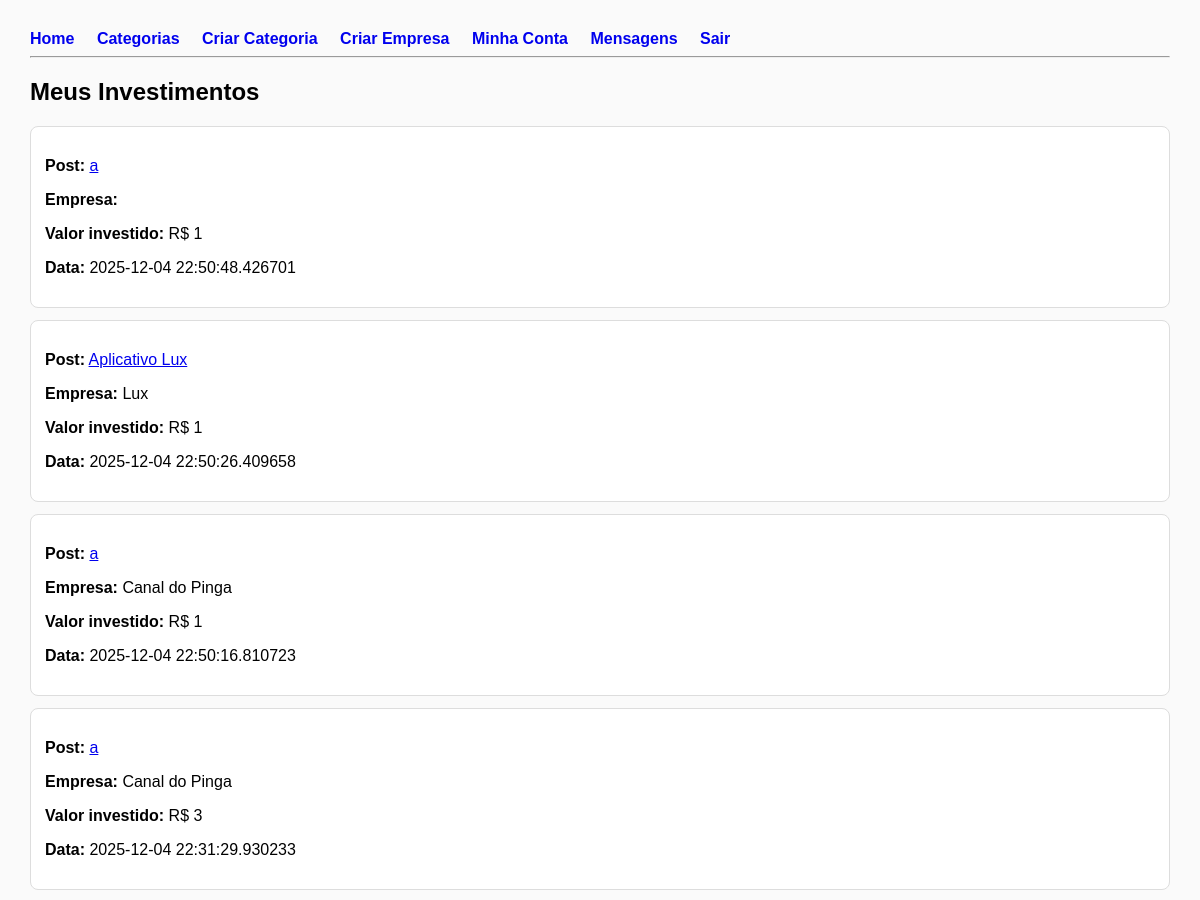
The page /my_investments (signed in, upper part) on the database as committed earlier.
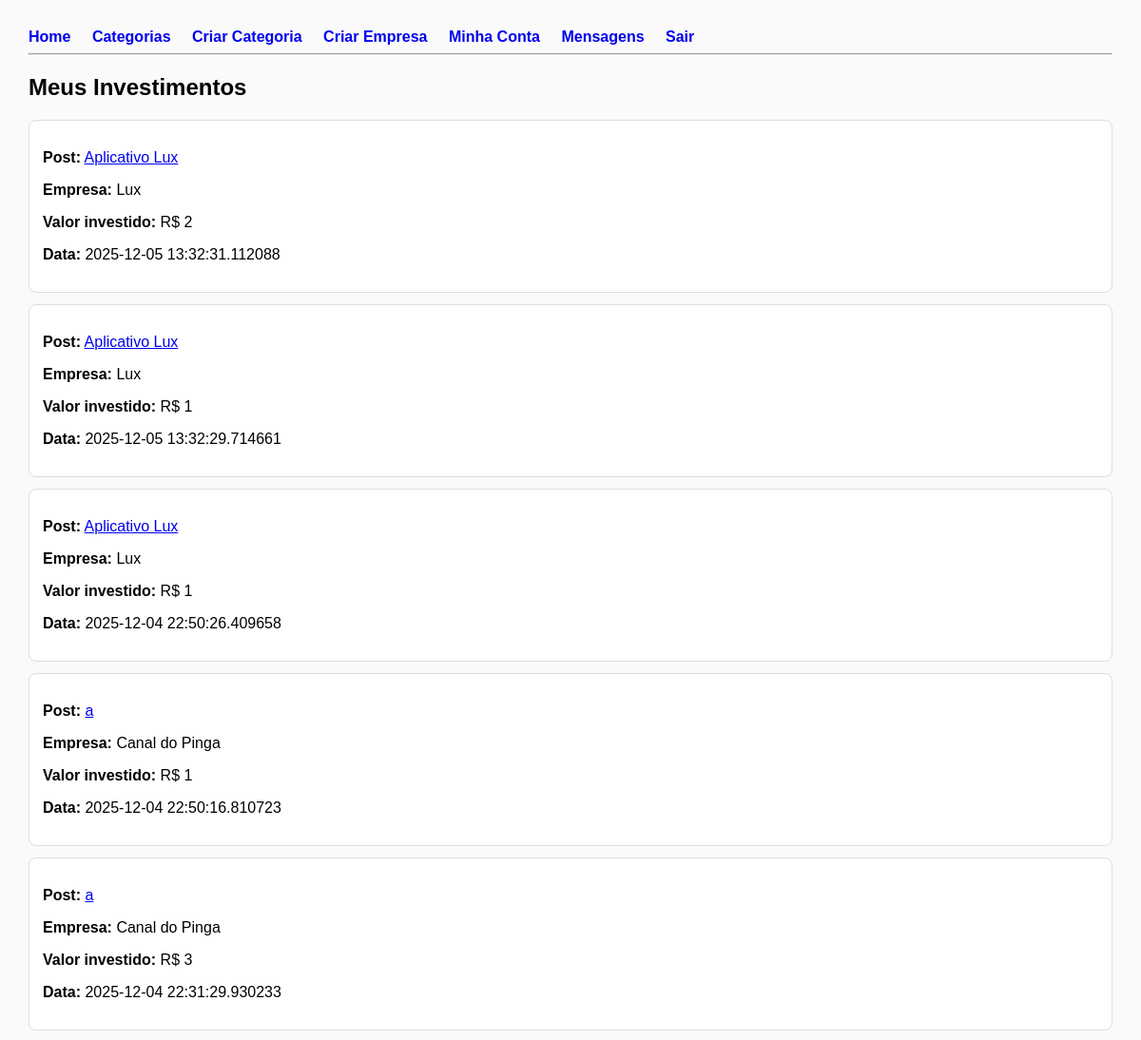
The same page on the database as committed later.
### app.py (models this page shows)
class InvestmentHistory(db.Model):
    id = db.Column(db.Integer, primary_key=True)
    company_id = db.Column(db.Integer, db.ForeignKey("company.id"), nullable=False)
    post_id = db.Column(db.Integer, db.ForeignKey("post.id"), nullable=False)
    amount = db.Column(db.Integer, nullable=False)
    created_at = db.Column(db.DateTime, default=datetime.utcnow)

class Post(db.Model):
    id = db.Column(db.Integer, primary_key=True)
    title = db.Column(db.String(200), nullable=False)
    content = db.Column(db.Text)
    created_at = db.Column(db.DateTime, default=datetime.utcnow)
    likes = db.Column(db.Integer, default=0)
    investment = db.Column(db.Integer, default=0)
    score = db.Column(db.Float, default=0)
    company_id = db.Column(db.Integer, db.ForeignKey("company.id"), nullable=False)
    category_id = db.Column(
        db.Integer,
        db.ForeignKey("category.id", ondelete="CASCADE"),
        nullable=False
    )
    comments = db.relationship(
        "Comment",
        backref="post",
        lazy=True,
        cascade="all, delete-orphan"
    )
    investment_history = db.relationship(
        "InvestmentHistory",
        backref="post",
        lazy=True,
        cascade="all, delete-orphan"
    )
    company = db.relationship("Company", backref="posts")

class Company(db.Model):
    id = db.Column(db.Integer, primary_key=True)
    name = db.Column(db.String(140), nullable=False, unique=True)
    bio = db.Column(db.Text)
    website = db.Column(db.String(250))
    password = db.Column(db.String(200), nullable=False)
    created_at = db.Column(db.DateTime, default=datetime.utcnow)
    category_id = db.Column(db.Integer, db.ForeignKey("category.id"), nullable=True)
    comments = db.relationship("Comment", backref="author", lazy=True)
    investments_made = db.relationship("InvestmentHistory", backref="investor", lazy=True, foreign_keys='InvestmentHistory.company_id')
    messages_sent = db.relationship("Message", backref="sender", lazy=True, foreign_keys='Message.sender_id')
    messages_received = db.relationship("Message", backref="receiver", lazy=True, foreign_keys='Message.receiver_id')

### app.py (the view)
@app.route("/my_investments")
def my_investments():
    if "company_id" not in session:
        return redirect("/login")
    company = Company.query.get(session["company_id"])
    investments = InvestmentHistory.query.filter_by(company_id=company.id).order_by(InvestmentHistory.created_at.desc()).all()
    return render_template("my_investments.html", investments=investments)

### templates/my_investments.html
{% extends "base.html" %}
{% block content %}
<h2>Meus Investimentos</h2>
{% if investments %}
  {% for inv in investments %}
    <div class="card">
      <p><strong>Post:</strong>
        <a href="{{ url_for('post_view', post_id=inv.post_id) }}">
          {{ inv.post.title }}
        </a>
      </p>
      <p><strong>Empresa:</strong> {{ inv.post.company.name }}</p>
      <p><strong>Valor investido:</strong> R$ {{ inv.amount }}</p>
      <p><strong>Data:</strong> {{ inv.created_at }}</p>
    </div>
  {% endfor %}
{% else %}
  <p>Você ainda não investiu em nada.</p>
{% endif %}
{% endblock %}

### templates/base.html (shortened to what this page needs)
<!DOCTYPE html>
<html lang="pt-br">
<head>
</head>
<body>
  <nav>
    <a href="/">Home</a>
    <a href="/categories">Categorias</a>
    <a href="{{ url_for('new_category') }}">Criar Categoria</a>
    <a href="/companies/create">Criar Empresa</a>
    {% if session.get("company_id") %}
      <a href="/my_account">Minha Conta</a>
      <a href="/messages">Mensagens</a>
      <a href="/logout">Sair</a>
    {% else %}
      <a href="/login">Entrar</a>
    {% endif %}
  </nav>
  <hr>
  {% block content %}{% endblock %}
</body>
</html>

### templates/base.html (style rules this page uses)
body { font-family: Arial, sans-serif; margin: 30px; background:#fafafa }
nav a { margin-right:18px; text-decoration:none; font-weight:bold }
.card { background:#fff; padding:14px; border-radius:8px; border:1px solid #ddd; margin-bottom:12px }

Rows that differ between the two databases and show on the page:
removed InvestmentHistory: post "a", amount "1", created_at "2025-12-04 22:50:48.426701"
added InvestmentHistory: post "Aplicativo Lux", post.company.name "Lux", amount "2", created_at "2025-12-05 13:32:31.112088"
added InvestmentHistory: post "Aplicativo Lux", post.company.name "Lux", amount "1", created_at "2025-12-05 13:32:29.714661"
